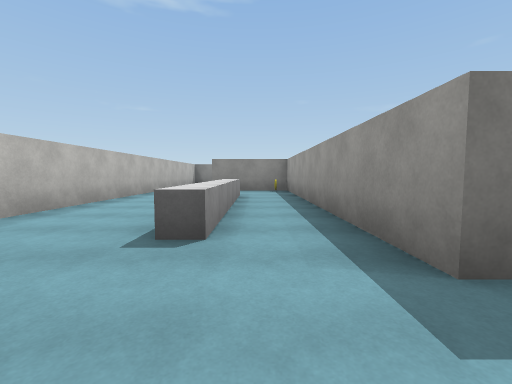
view 1 (above)

18 first-person views from a walk through a Unity game level. The camera is 1.3 m above the floor, tilts 4° down and sees 90° across. Doors are open. The floor is counted in squares, 2 m on a side. Each view is taken from the middle of a square. On the plan, view 1 faces up. The plan holds only what a view shows up to about 9 squares ahead; the rest is blank. The player is left out. Surface patterns are stand-ins for the level's own textures.

view 2
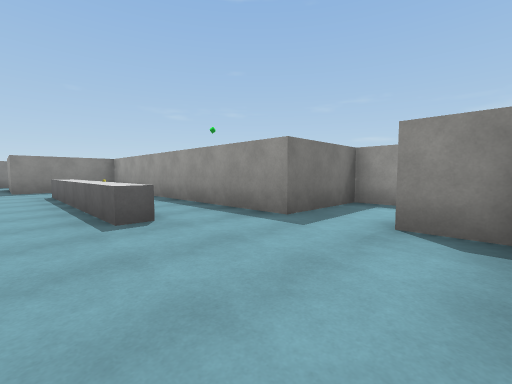

view 3
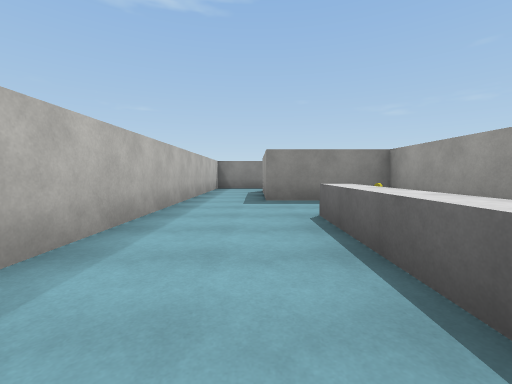

view 4
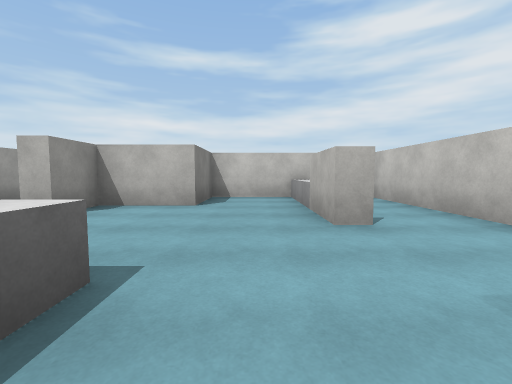

view 5
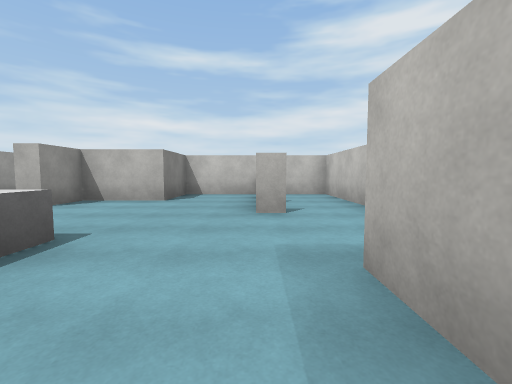

view 6
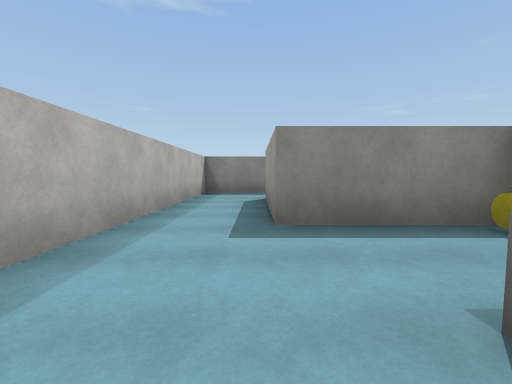

view 7
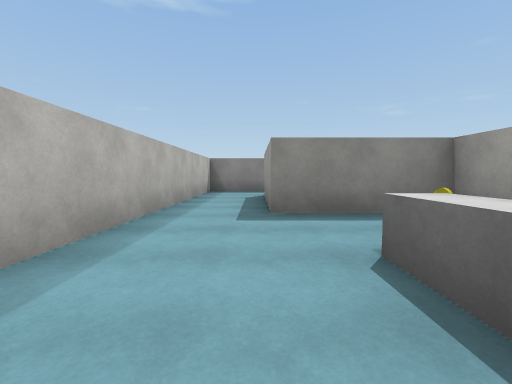

view 8
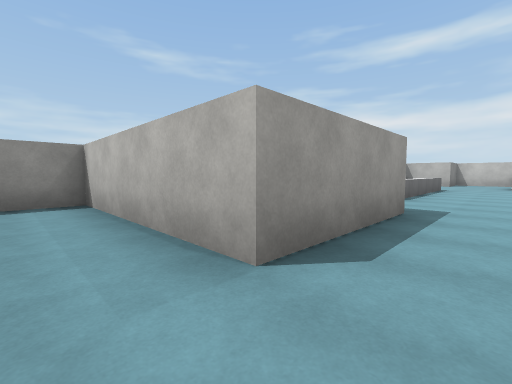

view 9
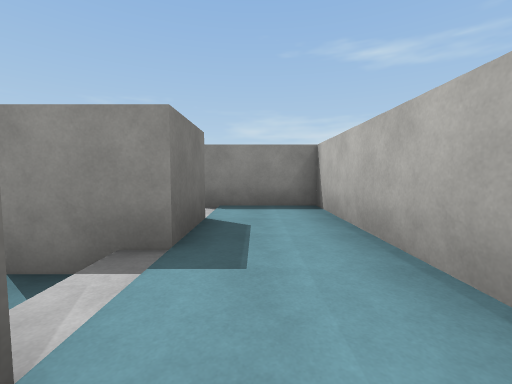

view 10
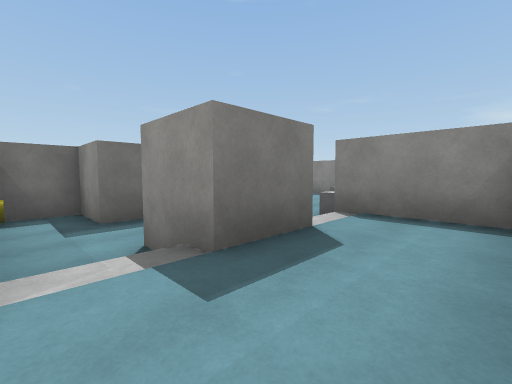

view 11
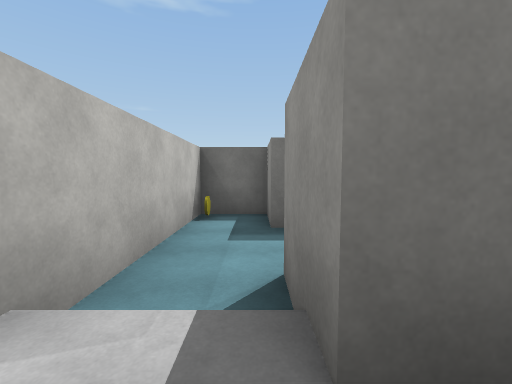

view 12
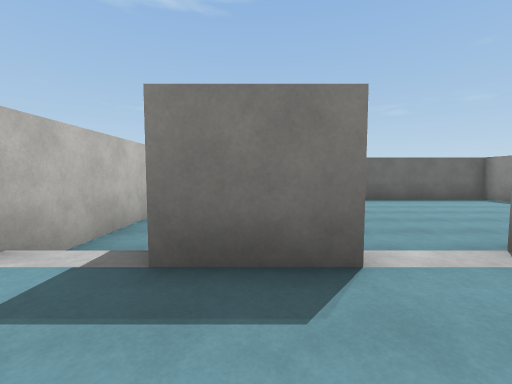

view 13
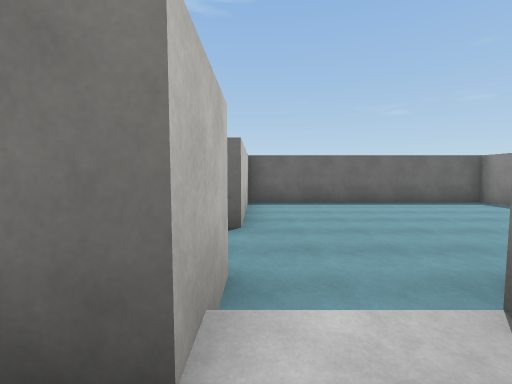

view 14
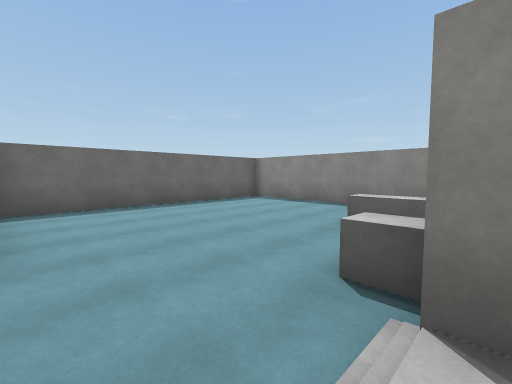

view 15
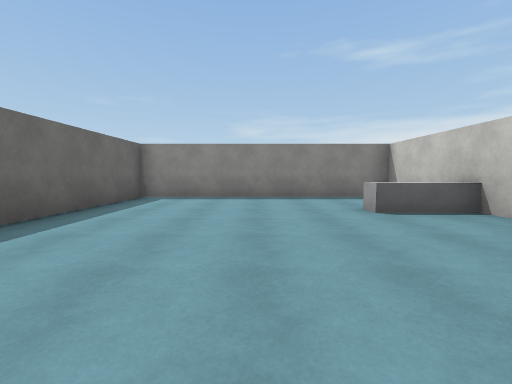

view 16
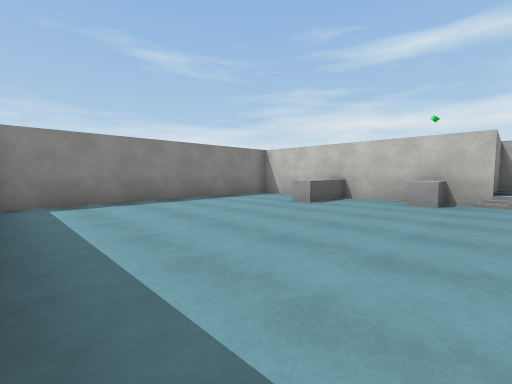

view 17
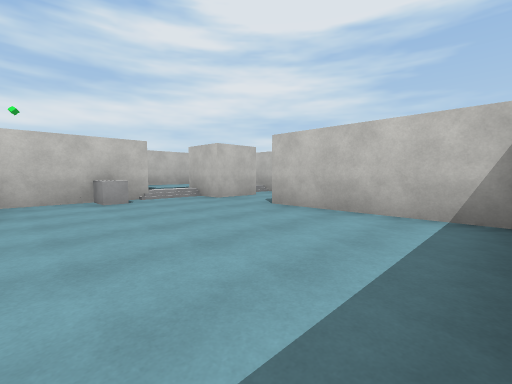

view 18
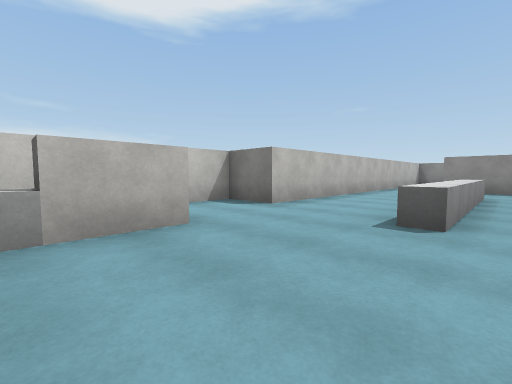

### Floor plan
Key: @ floor where view 1 was taken; # wall or solid block; . main floor; - floor 0.5 m lower than the main floor; / step, stairs or slope; D open door; = window, fence, low wall or low ledge; ^ raised ledge; Y yellow disc; O other object.
Columns run from 6 left of view 1 to 10 right of it. Each row starts with its distance up from view 1.
 24        ##########
 23        #--------#
 22        #--------#
 21     ####--------#
 20     #O-#--------#
 19     #-----------#
 18     #-----------#
 17     #--#--^-^---#
 16   ###//#//#######
 15   #.......#
 14   #.......#
 13   #DD######
 12   #..##
 11   #..####
 10   #....Y#
  9   #.....#
  8   #..^..#
  7   #..^..#
  6   #..^..#
  5   #..^..#
  4 ###..^..#
  3 #....^..#
  2 #.......###
  1 #......DD.#
  0 #..#..@DD.
 -1 #..^...#
 -2 #..^.###
 -3 #..=.#
 -4 ######

Where each view was taken, in squares from view 1:
view 1: 0 up, 0 right, facing up
view 2: 1 down, 2 left, facing up-right
view 3: 4 up, 2 left, facing up
view 4: 4 up, 2 left, facing down
view 5: 5 up, 3 left, facing down
view 6: 7 up, 2 left, facing up
view 7: 6 up, 2 left, facing up
view 8: 15 up, 3 left, facing down-right
view 9: 15 up, 2 left, facing right
view 10: 14 up, 1 left, facing up-right
view 11: 15 up, 0 right, facing up
view 12: 14 up, 1 right, facing up
view 13: 15 up, 2 right, facing up
view 14: 16 up, 2 right, facing up-right
view 15: 20 up, 2 right, facing right
view 16: 23 up, 3 right, facing down-right
view 17: 23 up, 6 right, facing down-left
view 18: 1 down, 0 right, facing up-left
